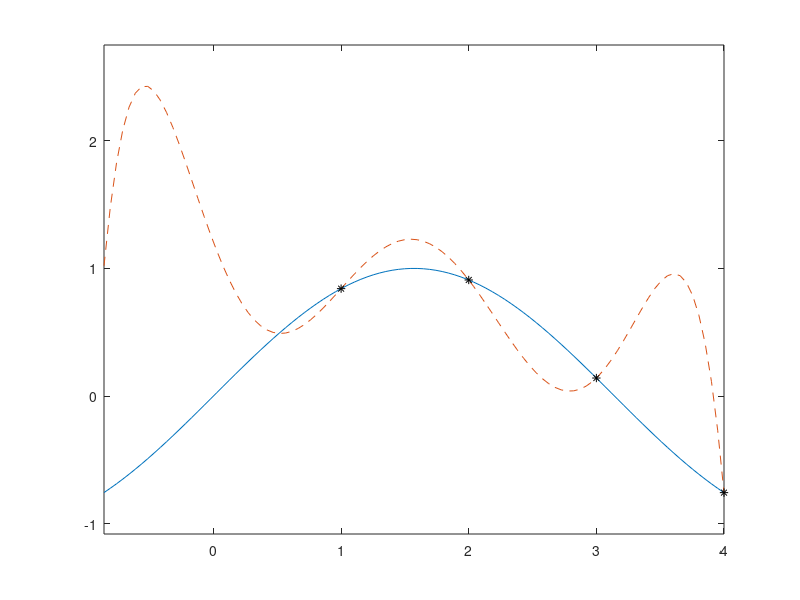

Source code (MATLAB): (Note: this script raises an error after producing the figure.)
close all
clear all
clc

format shorte

% choose your favourite eigenvalues
lambda = 1:4;

% generate a matrix with controlled eigenvalues
n = length( lambda );
A = randn( n );
A = A * A'; % symmetric matrix = real eigenvalues and eigenvectors
[ V,D ] = eig( A ); % generated n distrinct eigenvectors
D = diag( lambda ); % replace eigenvalues with eigenvalues of our choice :3

A = V * D * inv( V ); % A = V * D * V';

if any( not( diff( sort( diag( D ) ) ) ) )
  warning('Make sure you chose simple eigenvalues or everything works fine apart for the sine of matrix down low.');
end

'the funniest thing';
%
% I want to produce two DIFFERENT polynomial p & q of degree N > n that take the
% same values at lambda!
%
% What values? Say sin( lambda ), why not? But, to be different, p & q have to
% assume different values at the subset of N - n values z.
% Say one takes values sin( z ) and the other exp( z ) / 20 + 1 so they're
% different for sure, okay?
%
N = n + 3; % don't exaggerate
z = randn( 1, N - n );

p_at_interpolation_sequence = [ sin( lambda ), sin( z )          ];
q_at_interpolation_sequence = [ sin( lambda ), exp( z ) / 20 + 1 ];

% let's be brave and use the infamous Vandermonde interpolation technique
interpolation_sequence = [ lambda, z ];

Vandermonde = fliplr( vander( interpolation_sequence ) ); % could you explain why the vandermonde matrix is often ill conditioned?

coefficients_of_p = Vandermonde \ p_at_interpolation_sequence(:);
coefficients_of_q = Vandermonde \ q_at_interpolation_sequence(:);

figure,
x = linspace( min( interpolation_sequence ), max( interpolation_sequence ) );
plot( x, polyval( flip(coefficients_of_p),x ), '-', x, polyval( flip(coefficients_of_q),x ), '--' )
hold on
plot( lambda, sin( lambda ), '*k' )
axis equal

p_of_A   = polynomial_evaluation( A, coefficients_of_p );
q_of_A   = polynomial_evaluation( A, coefficients_of_q );
sin_of_A = my_sinm( A );

disp('p_of_A');
p_of_A
disp('q_of_A');
q_of_A
disp('sin_of_A');
sin_of_A

function p_of_X = polynomial_evaluation( X, coefficients )
  p_of_X = coefficients( 1 ) * eye( size( X ) );
  for i = 1 : length( coefficients ) - 1
    p_of_X = p_of_X + coefficients( i + 1 ) * X^i; % not efficient but we don't care, do we?
  end
end

function sA = my_sinm( A )
  [ V,D ] = eig( A );
  sA = V * diag( sin( diag( D ) ) ) * inv( V ); % A is meant to have simple eigenvalues, why didnt i simply use jordan canonical form?
end



%
% Some references I find interesting:
%
% Yousef Saad's "Iterative Methods for Sparse Linear Systems", 2003.
% Nicholas J. Higham's "Functions of Matrices - Theory and Computation", 2008.
% Carl de Boor, "Divided differences". Surveys in Approximation Theory, 1:46–69, 2005.
